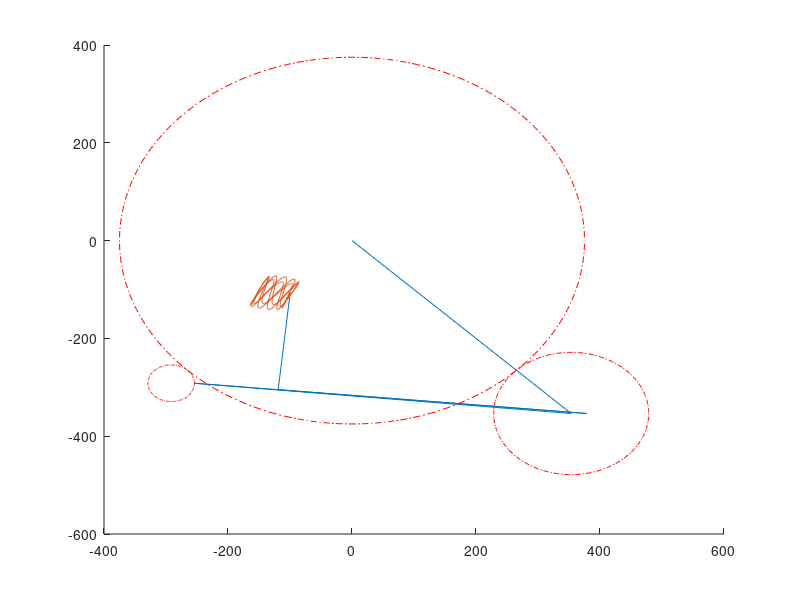
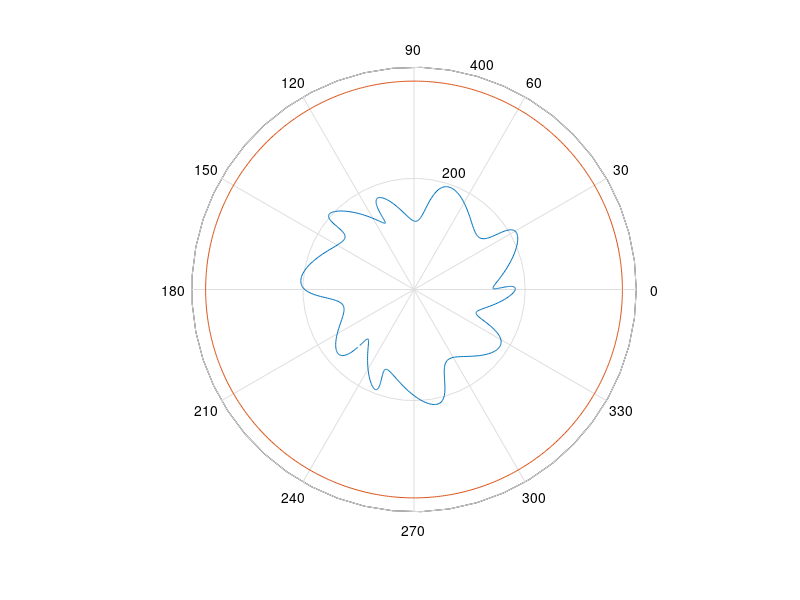

Here is the MATLAB script that generated these plots, in order:
clear all;
clc
% close all;
%%Cycloid Drawing Machine
m=5; %%module (mm)

%%Define the Main Gear
%%Teeth=150;
Mt=150;
Mc=[0 0];
figure;
hold on;
%%Driving gear
%%teeth=50;
Dt=50;
Dr=30; %%times the module (value of Dr has to be less than half of the number of teeth)
if Dr> (0.5*Dt) 
    disp('Correcting the length of the arm...');
    Dr=Dr-(0.5*Dt);
    if Dr> (0.5*Dt) 
        disp('the arm is longer than the gear..')
        Dr= 0.5*Dt;
        disp('arm length is corrected to be equal to the pitch radius of the gear!')
    end
end

%%machine parameter
rd=Dr*m;

%%angle of the line joining the centre of the main gear and driving gear w.r.t positive x axis in degrees is angled
angled=-45;
dcentre=[0.5*(Mt+Dt)*m*cosd(angled) 0.5*(Mt+Dt)*m*sind(angled)];

%%Pivot Point **this can be floating as well as fixed**
%%floating point means it is mounted on an additional gear in the gear train
%%Pivot point also has the pin for the sliding link
%%number of teeth on the last gear with the moving pivot
lastt=15;
anglelast=-135;
lastcentre=[0.5*(Mt+lastt)*m*cosd(anglelast) 0.5*(Mt+lastt)*m*sind(anglelast)];


%%Adjustable sliding link parameters
l1=500;
l2=200;
%%This is the setup information. Based on this, we mark the innitial position of all the critical points and then using time marching, find the subsequent positions of all the critical
i=0;
for t=1:0.5:360
    i=i+1;
    alpha=-t; %%angle of driving gear in degree
    omegad= 1 * (Mt/Dt);
    omegalast= 1 * (Mt/lastt);
    gamma= omegalast * t;
    beta=t*omegad; %%angle of driven gear in degree
    P= [(lastcentre(1)+ (lastt*m*0.5) * cosd(gamma)) (lastcentre(2)+ (lastt*m*0.5) * sind(gamma))];
    p1 = [((dcentre(1)) + rd * cosd(beta)) ((dcentre(2)) + rd * sind(beta))];
    sliderlen=sqrt((P(1)-p1(1))^2+(P(2)-p1(2))^2);
    uvect1 = [((P(1)-p1(1))/sliderlen) ((P(2)-p1(2))/sliderlen)];
    p2 =[p1(1)+uvect1(1)*l1 p1(2)+uvect1(2)*l1];
    uvect2 = [uvect1(2) -1*uvect1(1)];
    p3 =[p2(1)+uvect2(1)*l2 p2(2)+uvect2(2)*l2];
    x(i)=p3(1);
    y(i)=p3(2);
end
% p1 = [((dcentre(1)) + rd * cosd(0)) ((dcentre(2)) + rd * sind(0))];
% P= [(lastcentre(1)+ (lastt*m*0.5) * cosd(0)) (lastcentre(2)+ (lastt*m*0.5) * sind(0))];
p=[Mc(1) dcentre(1) P(1) p1(1) p2(1) p3(1)];
q=[Mc(2) dcentre(2) P(2) p1(2) p2(2) p3(2)];
plot (p,q)
plot (x,y)

%%circle plot trial
for i=1:1:360
    g1x(i)= (Mt*m*0.5) * cosd(i);
    g1y(i)= (Mt*m*0.5) * sind(i);
end
plot(g1x,g1y,'red-.')

for i=1:1:360
    g2x(i)= dcentre(1)+ (Dt*m*0.5) * cosd(i);
    g2y(i)= dcentre(2)+ (Dt*m*0.5) * sind(i);
end
plot(g2x,g2y,'red-.')

for i=1:1:360
    g2x(i)= lastcentre(1)+ (lastt*m*0.5) * cosd(i);
    g2y(i)= lastcentre(2)+ (lastt*m*0.5) * sind(i);
end
plot(g2x,g2y,'red-.')

figure
i=0;
for t=1:0.5:360
    i=i+1;
    alpha=-1*t;
    theta1 = atan2d(y(i),x(i));
    aar(i)= sqrt((x(i))^2+(y(i))^2);
    theta(i)= t*pi/180;
    phi(i)=(alpha+theta1);
    p(i)= aar(i) * cos(alpha+theta1);
    q(i)= aar(i) * sin(alpha+theta1);
end

%%this is obviously wrong, but the angular difference, I can't capture this just yet
%%polarplot(phi,aar)
%%polarplot (theta, aar);
%%polarplot((0:0.1:2*%pi),Mt*m*0.5);

for i=1:1:length(phi)
    chi(i)=(phi(i)+i)*pi/180;
end
grid off;
polar (chi, aar);
hold on;
k=0:0.01:2*pi;
si=size(k);
l=Mt*m*0.5*ones(1,si(2));
polar(k,l);


[x11,y11]=pol2cart(chi,aar);

A=[x11',y11'];
eo=fopen('output2.txt','w');
fprintf(eo,'%0.2f,%0.2f\r\n',A');
fclose(eo);
